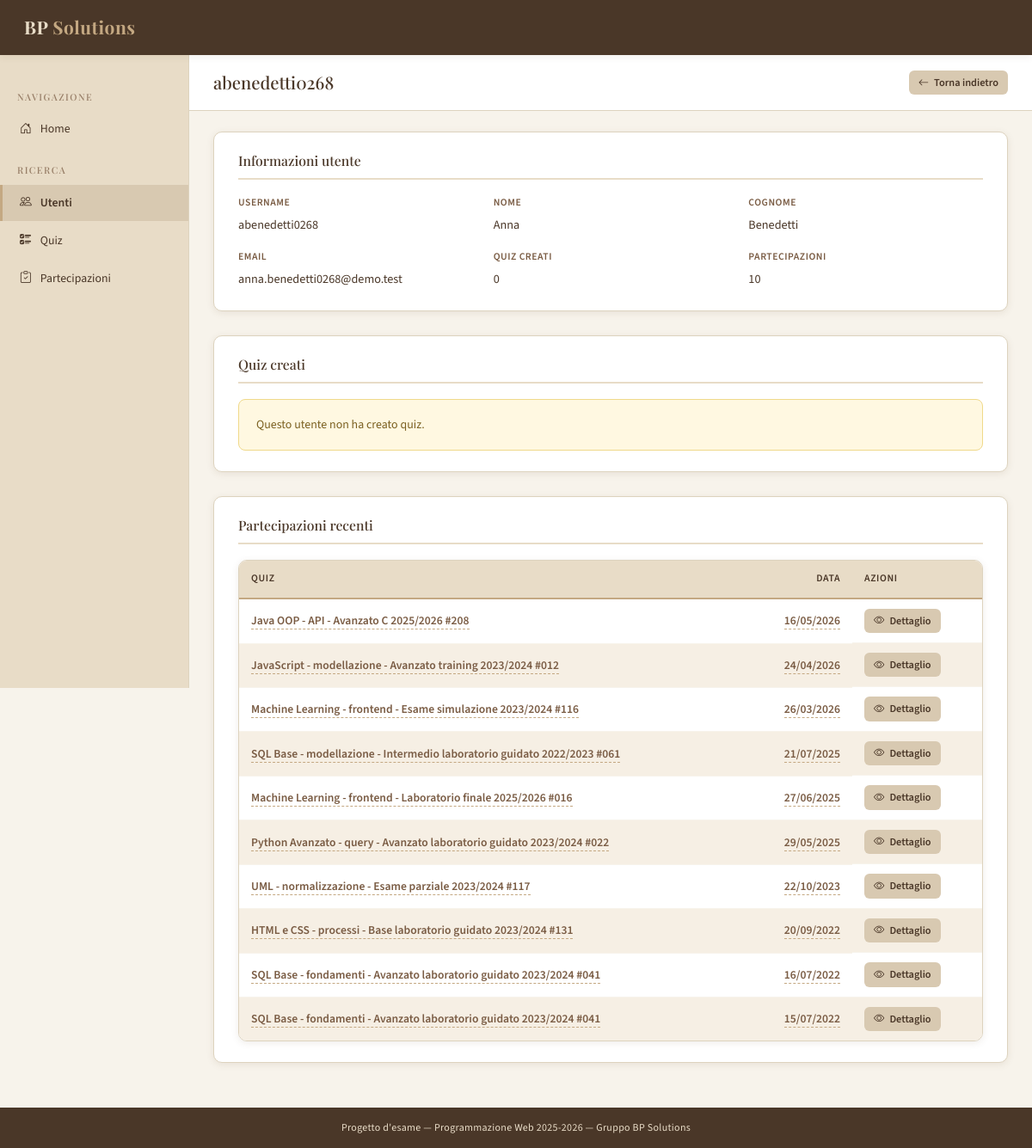
The page /utenti/1298/?next=/utenti/ on the database its author committed.
### quiz/models.py (models this page shows, shortened)
class Utente(models.Model):
    nome_utente = models.CharField(max_length=50, unique=True)
    nome = models.CharField(max_length=50)
    cognome = models.CharField(max_length=50)
    email = models.EmailField()

class Partecipazione(models.Model):
    utente = models.ForeignKey(Utente, on_delete=models.CASCADE, related_name="partecipazioni")
    quiz = models.ForeignKey(Quiz, on_delete=models.CASCADE, related_name="partecipazioni")
    data = models.DateField()

class Quiz(models.Model):
    creatore = models.ForeignKey(Utente, on_delete=models.CASCADE, related_name="quiz_creati")
    titolo = models.CharField(max_length=200)
    data_inizio = models.DateField()
    data_fine = models.DateField()
    class Meta:
        verbose_name_plural = "Quiz"

### quiz/views.py (the view)
# urls.py: path("utenti/<int:utente_id>/", views.dettaglio_utente, name="dettaglio_utente"),
def dettaglio_utente(request, utente_id):
    utente = get_object_or_404(Utente, pk=utente_id)
    quiz_creati = (
        utente.quiz_creati
        .annotate(
            n_domande=Count("domande", distinct=True),
            n_partecipazioni=Count("partecipazioni", distinct=True),
        )
        .order_by("titolo")[:10]
    )
    partecipazioni = (
        utente.partecipazioni
        .select_related("quiz")
        .order_by("-data", "quiz__titolo")[:10]
    )
    contesto = {
        "active": "utenti",
        "utente": utente,
        "quiz_creati": quiz_creati,
        "partecipazioni": partecipazioni,
        "n_quiz_creati": utente.quiz_creati.count(),
        "n_partecipazioni": utente.partecipazioni.count(),
        "back_url": url_ritorno_sicuro(request, "ricerca_utenti"),
    }
    return render(request, "quiz/dettaglio_utente.html", contesto)

### quiz/views.py (called while the page is built)
def url_ritorno_sicuro(request, default_name):
    candidato = (
        request.POST.get("next")
        or request.POST.get("back_url")
        or request.GET.get("next")
        or request.GET.get("back_url")
        or ""
    ).strip()
    if candidato and url_has_allowed_host_and_scheme(
        candidato,
        allowed_hosts={request.get_host()},
        require_https=request.is_secure(),
    ):
        return candidato
    return reverse(default_name)

### quiz/templates/quiz/dettaglio_utente.html (shortened to what this page needs)
{% extends "quiz/base.html" %}
{% block search_panel %}
<div class="search-panel">
    <div class="panel-header">
        <h1>{{ utente.nome_utente }}</h1>
        <a href="{{ back_url }}" class="btn btn-secondary btn-sm"><i class="bi bi-arrow-left" aria-hidden="true"></i> Torna indietro</a>
    </div>
</div>
{% endblock %}
{% block content %}
<div class="detail-section">
    <h2>Informazioni utente</h2>
    <div class="detail-grid">
        <div class="detail-field">
            <label>Username</label>
            <span>{{ utente.nome_utente }}</span>
        </div>
        <div class="detail-field">
            <label>Nome</label>
            <span>{{ utente.nome }}</span>
        </div>
        <div class="detail-field">
            <label>Cognome</label>
            <span>{{ utente.cognome }}</span>
        </div>
        <div class="detail-field">
            <label>Email</label>
            <span>{{ utente.email }}</span>
        </div>
        <div class="detail-field">
            <label>Quiz creati</label>
            <span>{{ n_quiz_creati }}</span>
        </div>
        <div class="detail-field">
            <label>Partecipazioni</label>
            <span>{{ n_partecipazioni }}</span>
        </div>
    </div>
</div>
<div class="detail-section">
    <h2>Quiz creati</h2>
    {% if quiz_creati %}
    <div class="table-wrapper">
        <table class="data-table">
            <thead>
                <tr>
                    <th>Titolo</th>
                    <th class="text-end">Domande</th>
                    <th class="text-end">Partecipazioni</th>
                    <th>Azioni</th>
                </tr>
            </thead>
            <tbody>
                {% for quiz in quiz_creati %}
                <tr>
                    <td><a href="{% url 'dettaglio_quiz' quiz.id %}?next={{ request.get_full_path|urlencode }}" class="table-link stretched-link">{{ quiz.titolo }}</a></td>
                    <td class="text-end">{{ quiz.n_domande }}</td>
                    <td class="text-end">{{ quiz.n_partecipazioni }}</td>
                    <td class="actions-cell">
                        <a href="{% url 'dettaglio_quiz' quiz.id %}?next={{ request.get_full_path|urlencode }}" class="btn btn-secondary btn-sm"><i class="bi bi-eye" aria-hidden="true"></i> Dettaglio</a>
                    </td>
                </tr>
                {% endfor %}
            </tbody>
        </table>
    </div>
    {% else %}
    <div class="msg-empty">Questo utente non ha creato quiz.</div>
    {% endif %}
</div>
<div class="detail-section">
    <h2>Partecipazioni recenti</h2>
    {% if partecipazioni %}
    <div class="table-wrapper">
        <table class="data-table">
            <thead>
                <tr>
                    <th>Quiz</th>
                    <th class="text-end">Data</th>
                    <th>Azioni</th>
                </tr>
            </thead>
            <tbody>
                {% for partecipazione in partecipazioni %}
                <tr>
                    <td><a href="{% url 'dettaglio_quiz' partecipazione.quiz.id %}?next={{ request.get_full_path|urlencode }}" class="table-link">{{ partecipazione.quiz.titolo }}</a></td>
                    <td class="text-end"><a href="{% url 'dettaglio_partecipazione' partecipazione.id %}?next={{ request.get_full_path|urlencode }}" class="table-link stretched-link">{{ partecipazione.data|date:"d/m/Y" }}</a></td>
                    <td class="actions-cell">
                        <a href="{% url 'dettaglio_partecipazione' partecipazione.id %}?next={{ request.get_full_path|urlencode }}" class="btn btn-secondary btn-sm"><i class="bi bi-eye" aria-hidden="true"></i> Dettaglio</a>
                    </td>
                </tr>
                {% endfor %}
            </tbody>
        </table>
    </div>
    {% else %}
    <div class="msg-empty">Questo utente non ha partecipazioni registrate.</div>
    {% endif %}
</div>
{% endblock %}

### quiz/static/quiz/style.css (style rules this page uses)
:root { --beige-light: #f7f3eb; --beige-mid: #e8dcc7; --beige-dark: #d8c9b1; --beige-deeper: #c4a882; --brown-text: #4a3728; --brown-soft: #7a5c44; --white: #ffffff; --border: #ddd3be; --shadow: rgba(100, 70, 40, 0.10); --danger: #c0392b; --danger-hover: #96281b; --success: #5a7a4a; --warning-bg: #fff8e1; --warning-bd: #f0d98a; --nav-width: 220px; --header-height: 64px; --font-display: 'Playfair Display', Georgia, serif; --font-body: 'Source Sans 3', Arial, sans-serif; }
*, *::before, *::after { box-sizing: border-box; margin: 0; padding: 0; }
html, body { height: 100%; font-family: var(--font-body); background-color: var(--beige-light); color: var(--brown-text); font-size: 15px; line-height: 1.6; }
a { color: var(--brown-soft); text-decoration: none; }
.search-panel { background-color: var(--white); border-bottom: 1px solid var(--border); padding: 18px 28px; }
.search-panel h1 { font-family: var(--font-display); font-size: 1.35rem; font-weight: 500; margin-bottom: 14px; color: var(--brown-text); }
.btn { padding: 9px 18px; border: none; border-radius: 6px; cursor: pointer; font-family: var(--font-body); font-size: 0.90rem; font-weight: 600; text-decoration: none; display: inline-flex; align-items: center; gap: 6px; transition: background 0.15s, transform 0.1s; }
.btn-secondary { background-color: var(--beige-dark); color: var(--brown-text); }
.btn-sm { padding: 5px 11px; font-size: 0.82rem; }
.table-wrapper { background: var(--white); border: 1px solid var(--border); border-radius: 10px; overflow-x: auto; overflow-y: hidden; box-shadow: 0 2px 8px var(--shadow); }
.data-table { width: 100%; border-collapse: collapse; }
.text-end { text-align: right !important; }
.data-table thead th { background-color: var(--beige-mid); color: var(--brown-text); font-size: 0.78rem; font-weight: 600; text-transform: uppercase; letter-spacing: 0.6px; padding: 12px 14px; text-align: left; border-bottom: 2px solid var(--beige-deeper); white-space: nowrap; }
.data-table tbody td { padding: 11px 14px; border-bottom: 1px solid var(--beige-light); font-size: 0.91rem; color: var(--brown-text); vertical-align: middle; }
.data-table tbody tr:last-child td { border-bottom: none; }
.table-wrapper .data-table tbody tr:nth-child(odd) > td { background-color: var(--white); }
.table-wrapper .data-table tbody tr:nth-child(even) > td { background-color: #f6efe4; }
.data-table .actions-cell { white-space: nowrap; display: flex; gap: 6px; }
.table-link { color: var(--brown-soft); font-weight: 600; border-bottom: 1px dashed var(--beige-deeper); transition: color 0.12s; }
.data-table tbody tr { position: relative; }
.data-table tbody tr:has(.stretched-link) { cursor: pointer; }
.data-table .stretched-link::after { content: ""; position: absolute; inset: 0; z-index: 1; }
.data-table td > a:not(.stretched-link) { position: relative; z-index: 2; }
.msg-empty { padding: 18px 20px; background: var(--warning-bg); border: 1px solid var(--warning-bd); border-radius: 8px; color: #7a6020; font-size: 0.93rem; }
.panel-header { display: flex; justify-content: space-between; align-items: center; gap: 12px; }
.panel-header h1 { margin-bottom: 0; }
.detail-section { background: var(--white); border: 1px solid var(--border); border-radius: 10px; padding: 24px 28px; box-shadow: 0 2px 8px var(--shadow); margin-bottom: 28px; }
.detail-section h2 { font-family: var(--font-display); font-size: 1.05rem; font-weight: 500; margin-bottom: 18px; color: var(--brown-text); border-bottom: 2px solid var(--beige-mid); padding-bottom: 10px; }
.detail-grid { display: grid; grid-template-columns: repeat(auto-fill, minmax(200px, 1fr)); gap: 16px 24px; }
.detail-field label { font-size: 0.78rem; font-weight: 600; text-transform: uppercase; letter-spacing: 0.5px; color: var(--brown-soft); display: block; margin-bottom: 4px; }
.detail-field span { font-size: 0.95rem; color: var(--brown-text); }

### rows shown on the page
Utente: nome_utente "abenedetti0268", nome "Anna", cognome "Benedetti", email "anna.benedetti0268@demo.test"
Partecipazione: quiz.titolo "Machine Learning - frontend - Esame simulazione 2023/2024 #116", data "26/03/2026"
Partecipazione: quiz.titolo "Machine Learning - frontend - Laboratorio finale 2025/2026 #016", data "27/06/2025"
Partecipazione: quiz.titolo "Python Avanzato - query - Avanzato laboratorio guidato 2023/2024 #022", data "29/05/2025"
Partecipazione: quiz.titolo "UML - normalizzazione - Esame parziale 2023/2024 #117", data "22/10/2023"
Partecipazione: quiz.titolo "SQL Base - fondamenti - Avanzato laboratorio guidato 2023/2024 #041", data "15/07/2022"

### other values the page prints
{{ n_quiz_creati }} "0"
{{ n_partecipazioni }} "10"
